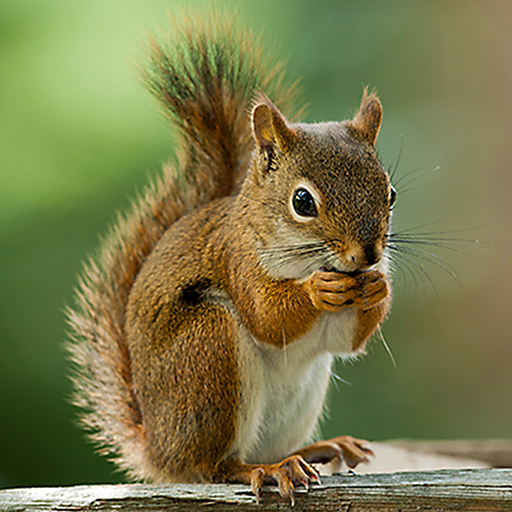
#> input picture image.png, 512 x 512 px
$ python '10_dilation and erosion.py'
#> lines starting #> are read from the running program, lines starting #| are printed output that depends on the picture; after the words box and inside, x2 and y2 are one past the last pixel; in counts of white or black regions, pixels touching at a corner belong together
import cv2
import numpy as np
import matplotlib.pyplot as plt

img = cv2.imread("image.png", 0)
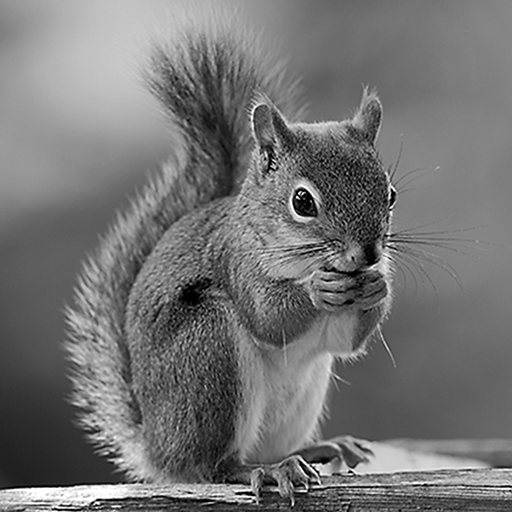
#> img: shape (512, 512); min 0, max 255, mean 115.9

h, w = img.shape
#> h = 512; w = 512

# Empty images
binary = np.zeros_like(img)
eroded = np.zeros_like(img)
dilated = np.zeros_like(img)

# 1. Manual Thresholding
for i in range(h):
    for j in range(w):

        if img[i, j] >= 128:
            binary[i, j] = 255
        else:
            binary[i, j] = 0
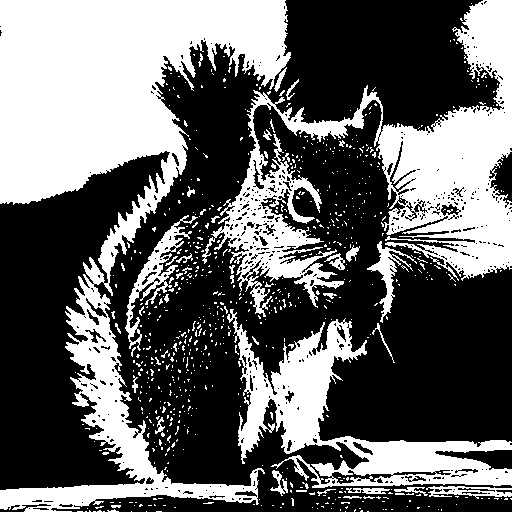
#> binary: shape (512, 512); 39.6% white; 744 white regions (700 under 20 px), largest, box (x1, y1, x2, y2) and area: (0, 0, 291, 512) 52179, (202, 0, 512, 317) 29057, (227, 309, 512, 488) 14592

# 2. Manual Erosion
for i in range(1, h-1):
    for j in range(1, w-1):
        errotion = True
        for x in range(-1, 2):
            for y in range(-1, 2):
                if binary[i+x, j+y] == 0:
                    errotion = False

        if errotion:
            eroded[i, j] = 255
        else:
            eroded[i, j] = 0
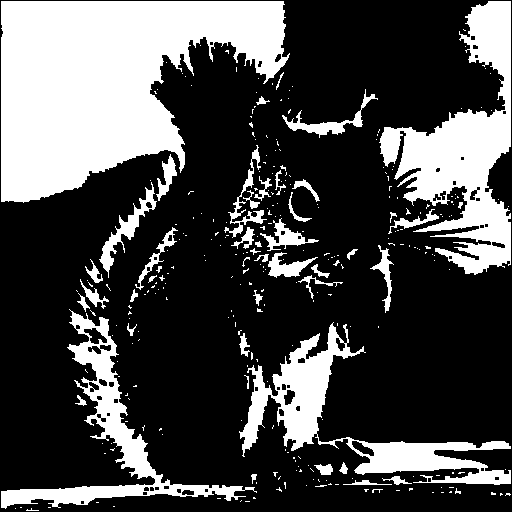
#> eroded: shape (512, 512); 29.1% white; 301 white regions (255 under 20 px), largest, box (x1, y1, x2, y2) and area: (1, 1, 290, 203) 36293, (379, 1, 511, 275) 14507, (239, 322, 511, 485) 9653
# 3. Manual Dilation
for i in range(1, h-1):
    for j in range(1, w-1):
        dilation = False
        for x in range(-1, 2):
            for y in range(-1, 2):
                if binary[i+x, j+y] == 255:
                    dilation = True
        if dilation:
            dilated[i, j] = 255
        else:
            dilated[i, j] = 0
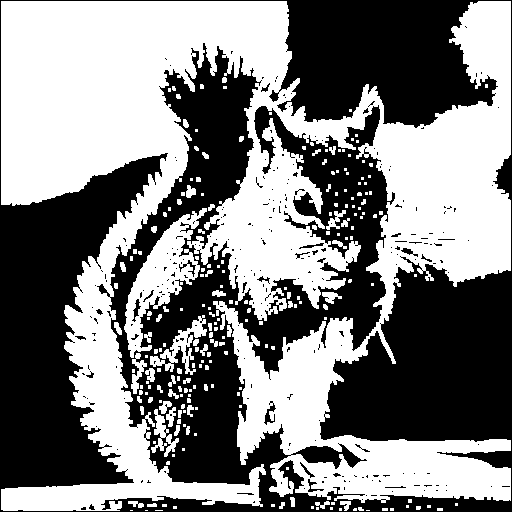
#> dilated: shape (512, 512); 50.6% white; 255 black regions (232 under 20 px), largest, box (x1, y1, x2, y2) and area: (0, 0, 512, 512) 127758, (264, 401, 276, 425) 112, (132, 299, 141, 322) 77

# 4. Display Images
images = [img, binary, eroded, dilated]
titles = ["Original", "Binary",  "Erosion","Dilation"]
for k in range(4):
    plt.subplot(2, 2, k+1)
    plt.imshow(images[k], cmap="gray")
    plt.title(titles[k])
    plt.axis("off")

plt.show()
